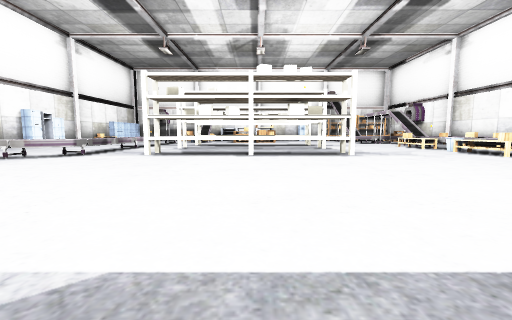
View 1 (above)

24 first-person views from a walk through a Unity game level. The camera is 1.4 m above the floor, tilts 6° down and sees 90° across. Doors are open. The floor is counted in squares, 2 m on a side. Each view is taken from the middle of a square. On the plan, view 1 faces up. The plan holds only what a view shows up to about 9 squares ahead; the rest is blank. The place goes on beyond the plan. The player is left out. Some surface patterns are stand-ins.

View 2
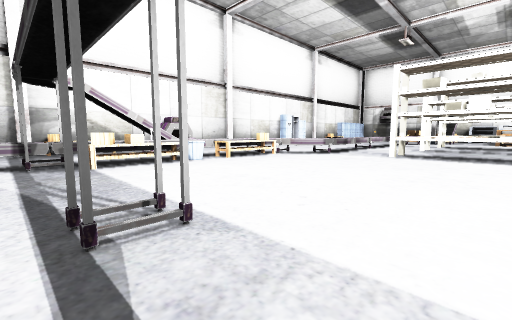

View 3
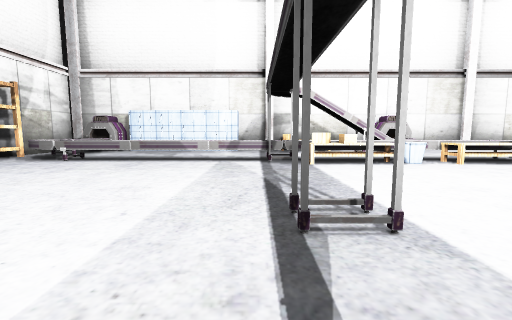

View 4
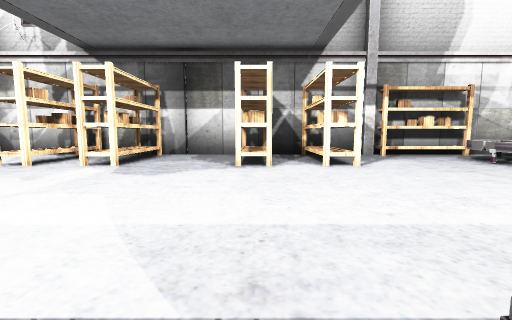

View 5
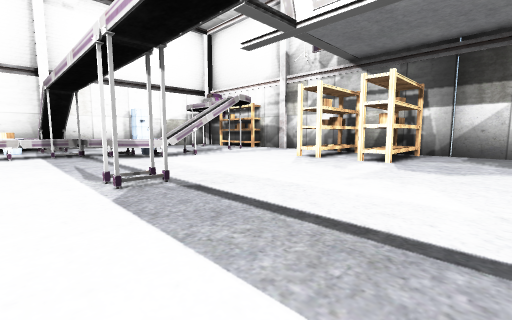

View 6
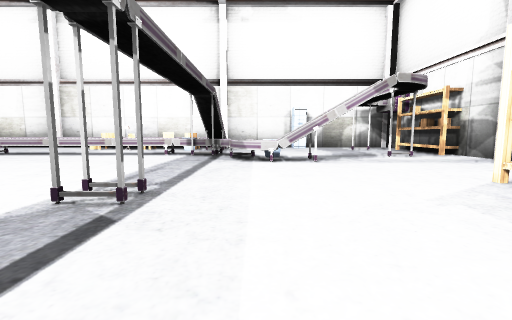

View 7
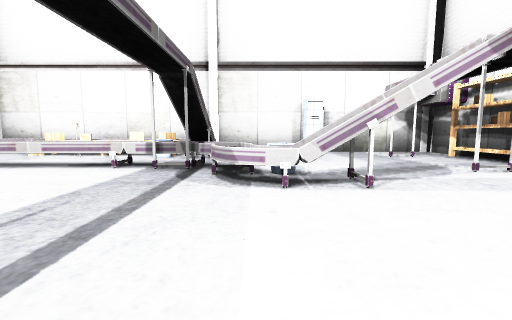

View 8
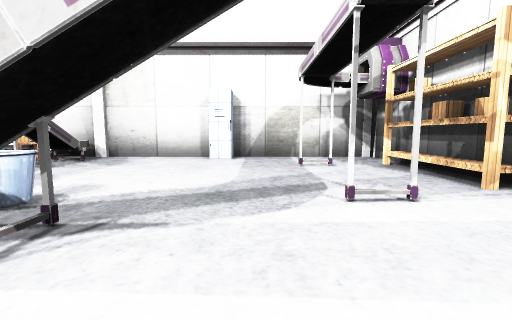

View 9
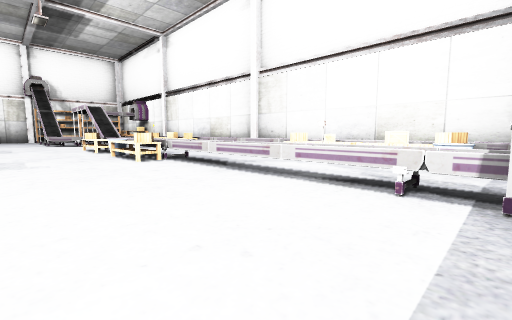

View 10
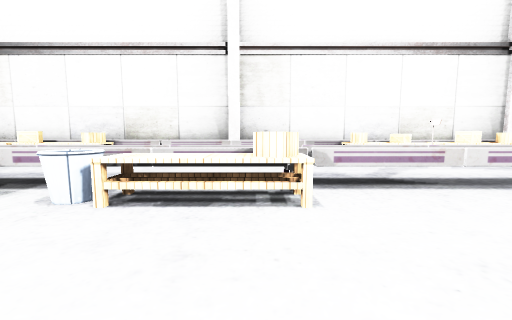

View 11
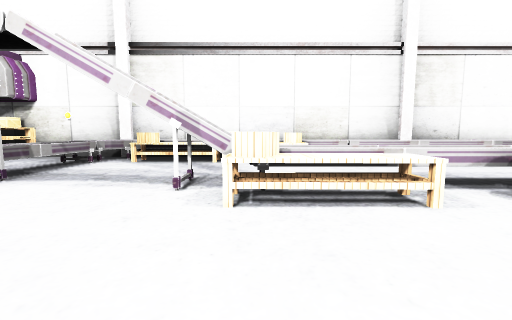

View 12
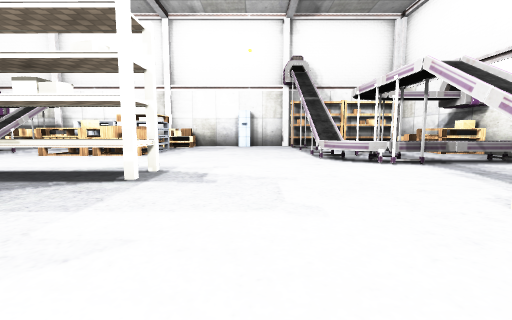

View 13
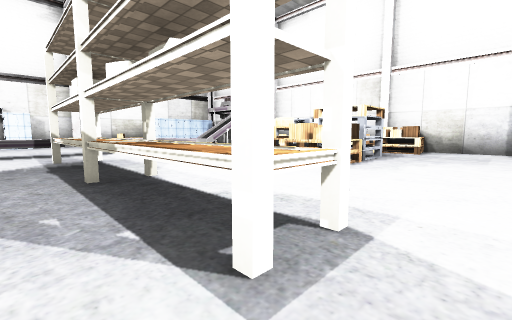

View 14
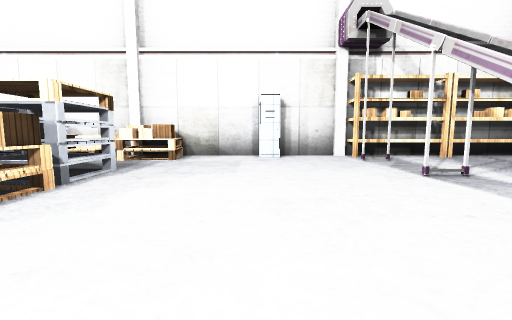

View 15
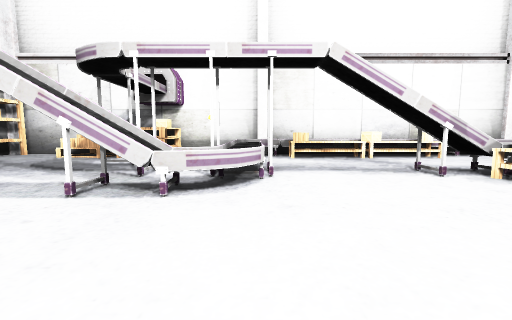

View 16
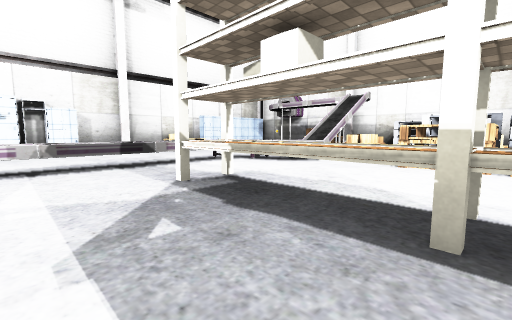

View 17
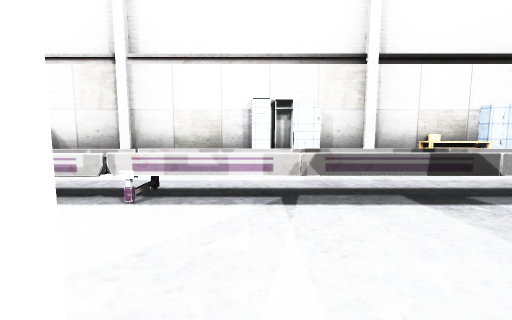

View 18
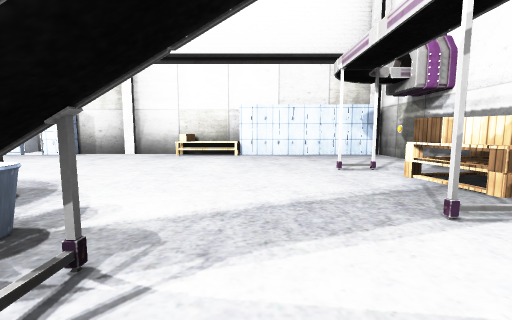

View 19
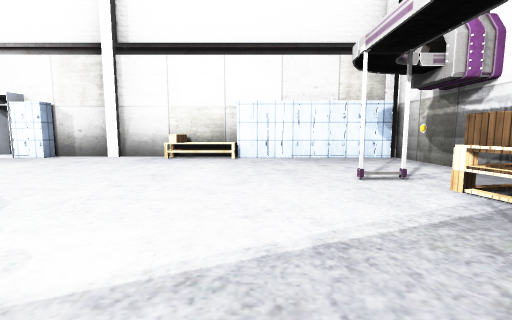

View 20
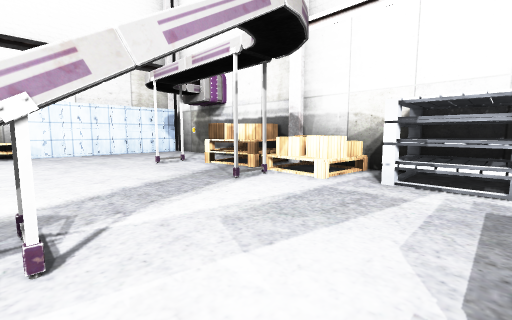

View 21
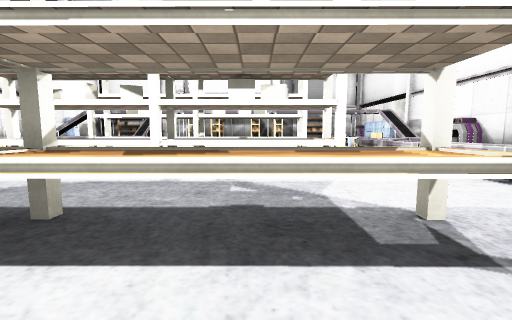

View 22
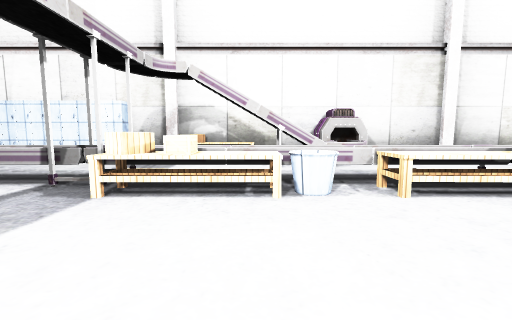

View 23
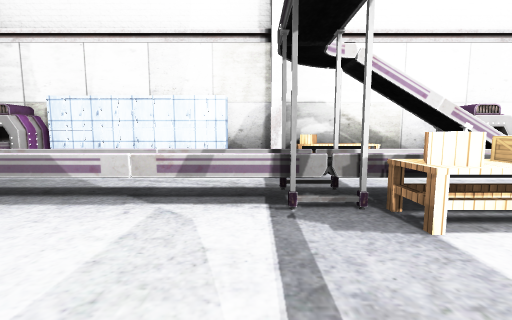

View 24
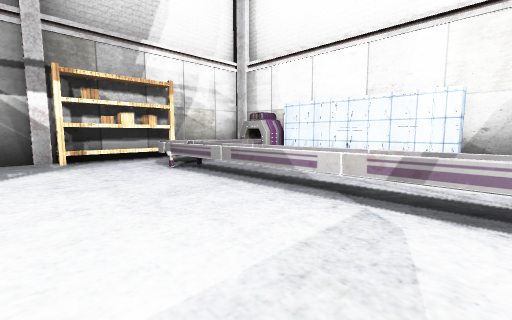

### Floor plan
Key: @ floor where view 1 was taken; # wall or solid block; x gap in a wall; . main floor; : floor 0.25 m higher than the main floor; D open door; = window, fence, low wall or low ledge; ^ raised ledge; T table; B bin; H thing the floor can be seen under or through; S shelf; L locker; P pallet; O other object.
Columns run from 12 left of view 1 to 13 right of it. Each row starts with its distance up from view 1.
 25 ####################SSSS##
 24  L...PPPPOPPPPP..........#
 23  L..#..:... .............#
 22  L......... ...........PP#
 21 #L.........OOO.....#....O#
 20 #T......#..OPP........#.O#
 19 #T.....BB..PPP.....HHH...O
 18 #.....^^=..........^HH.=.#
 17 #.....^............=^^^^^#
 16 #.....^.................T#
 15 #L....^..^^^^^^^.......TT#
 14 OD....^.............#..OO#
 13 #L ...^.............T..TT#
 12 #    .^..^^^^^^^....T..TT#
 11 #    .^. ...     ...T...^#
 10 #    .^  ...     ...B...^#
  9 #   ..^..^^^^^^#....T.. ^#
  8 # ....^.....^.......T.. ^#
  7 # ..^T^.............^...^#
  6 ##..^T..............^...T#
  5 ##^.^T..............^..OT#
  4 #.^.^B..............^..OT#
  3 #...^T..............^..OT#
  2 #T..^O..............^..BT#
  1 #T..HH...#.....#....#=.^^#
  0 #...^=......@.......^....#
 -1 #L..^.............=BB....#
 -2  L..^..............^.....#
 -3  L..^...................L#
 -4  L..^....................#
 -5 #L..^...S.S..S.S.........#
 -6 ##^^^...S.S..S.S....x....#
 -7 ####SSS.S.S..S.S....SSS..#
 -8   ########################

Where each view was taken, in squares from view 1:
view 1: 0 up, 0 right, facing up
view 2: 0 up, 1 left, facing up-left
view 3: 0 up, 1 left, facing left
view 4: 1 up, 2 left, facing down
view 5: 2 up, 1 left, facing down-right
view 6: 1 down, 0 right, facing right
view 7: 1 down, 3 right, facing right
view 8: 4 down, 5 right, facing right
view 9: 1 up, 5 right, facing up-right
view 10: 8 up, 5 right, facing right
view 11: 13 up, 5 right, facing right
view 12: 11 up, 5 right, facing up
view 13: 14 up, 4 right, facing up-left
view 14: 17 up, 4 right, facing up
view 15: 17 up, 4 right, facing right
view 16: 13 up, 0 right, facing up-left
view 17: 13 up, 3 left, facing left
view 18: 21 up, 3 left, facing left
view 19: 21 up, 4 left, facing left
view 20: 20 up, 2 left, facing up-left
view 21: 17 up, 2 left, facing down
view 22: 3 up, 4 left, facing left
view 23: 0 up, 5 left, facing left
view 24: 0 up, 5 left, facing down-left
